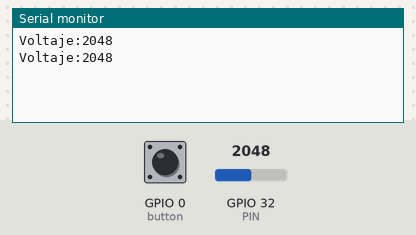
Recording of a sketch running on a simulated ESP32. On the bench: the last lines printed to the serial monitor. The inputs (shaded band) are chosen by the test bench; at power-on: GPIO 0 (button) HIGH, GPIO 32 (PIN) = 2048.

Above: at 1.2 s.
1.3 s: GPIO 0 (button) pulled LOW for 0.15 s
At 2.4 s:
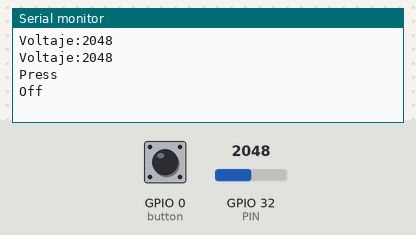
3.0 s: GPIO 0 (button) pulled LOW for 1 s
At 3.5 s:
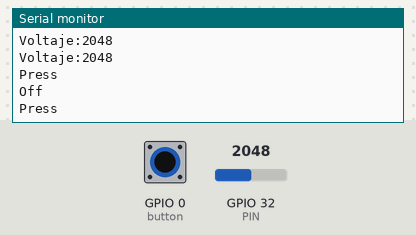
5.5 s: GPIO 32 (PIN) set to 2866
At 6.8 s:
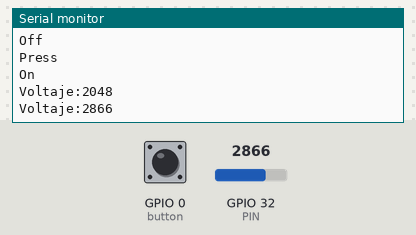
7.0 s: GPIO 32 (PIN) set to 3603
At 7.7 s:
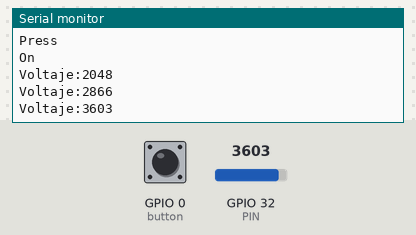
Timing chart, 0 to 9.5 s (numbered marks = the images above; inputs shaded):
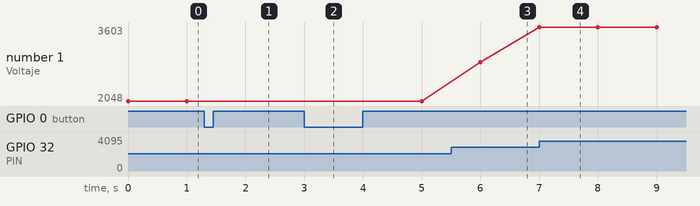

The sketch:

DeepSleep_and_TurnOn-Off_AnalogRead_Print.ino
```cpp
#define PIN  32
#define button  0

RTC_DATA_ATTR bool on_off = false ;
int state = 0;
int counter = 0;

void Task1code( void * parameter) {

  while(1){
    if(on_off == false){
      Serial.print("Voltaje:");
      Serial.println(analogRead(PIN));

    }
    vTaskDelay(1000/portTICK_PERIOD_MS);

  }
}

void Task2code( void * parameter) {
  while(1){
    counter = counter + 1;
    switch(state){
      case 0:
        if (digitalRead(button) == 0){
          Serial.println("Press");
          state = 1;
        }else {
          state = 0;
          counter = 0;
        }
        break;

      case 1:
        if (digitalRead(button) == 1) state = 2;
        else state = 1;
        break;

      case 2:
        if(on_off==true)Serial.println("On");
        else Serial.println("Off");

        on_off = !on_off;
        counter = 0;
        state = 0;
        break;
    }
    if(counter == 200){
      Serial.println("ZZZZ");
      counter = 0;
      esp_deep_sleep_start();
    }
    vTaskDelay(50/portTICK_PERIOD_MS);

  }
}

void setup() {

  TaskHandle_t Task1,Task2;

  esp_sleep_enable_timer_wakeup(20000000);

  Serial.begin(115200);
  // Built in led pint as outpt
  pinMode(PIN,OUTPUT);
  pinMode(PIN,INPUT);


  xTaskCreatePinnedToCore(
      Task1code, /* Function to implement the task */
      "Task1", /* Name of the task */
      10000,  /* Stack size in words */
      NULL,  /* Task input parameter */
      10,  /* Priority of the task */
      &Task1,  /* Task handle. */
      1); /* Core where the task should run */

  xTaskCreatePinnedToCore(
      Task2code, /* Function to implement the task */
      "Task2", /* Name of the task */
      10000,  /* Stack size in words */
      NULL,  /* Task input parameter */
      10,  /* Priority of the task */
      &Task2,  /* Task handle. */
      0); /* Core where the task should run */
}

void loop() {
  // put your main code here, to run repeatedly:
 vTaskDelete(NULL);
}
```

Measured:
- after the input at 1.3 s, the serial monitor: prints a new line at once (image 1)
- after the input at 5.5 s, the serial monitor: prints a new line after 0.50 s (image 3)
- after the input at 7.0 s, the serial monitor: prints a new line at once (image 4)
- plotted number 1: 2048 → 2866 after the input at 5.5 s, 2866 → 3603 after the input at 7.0 s
